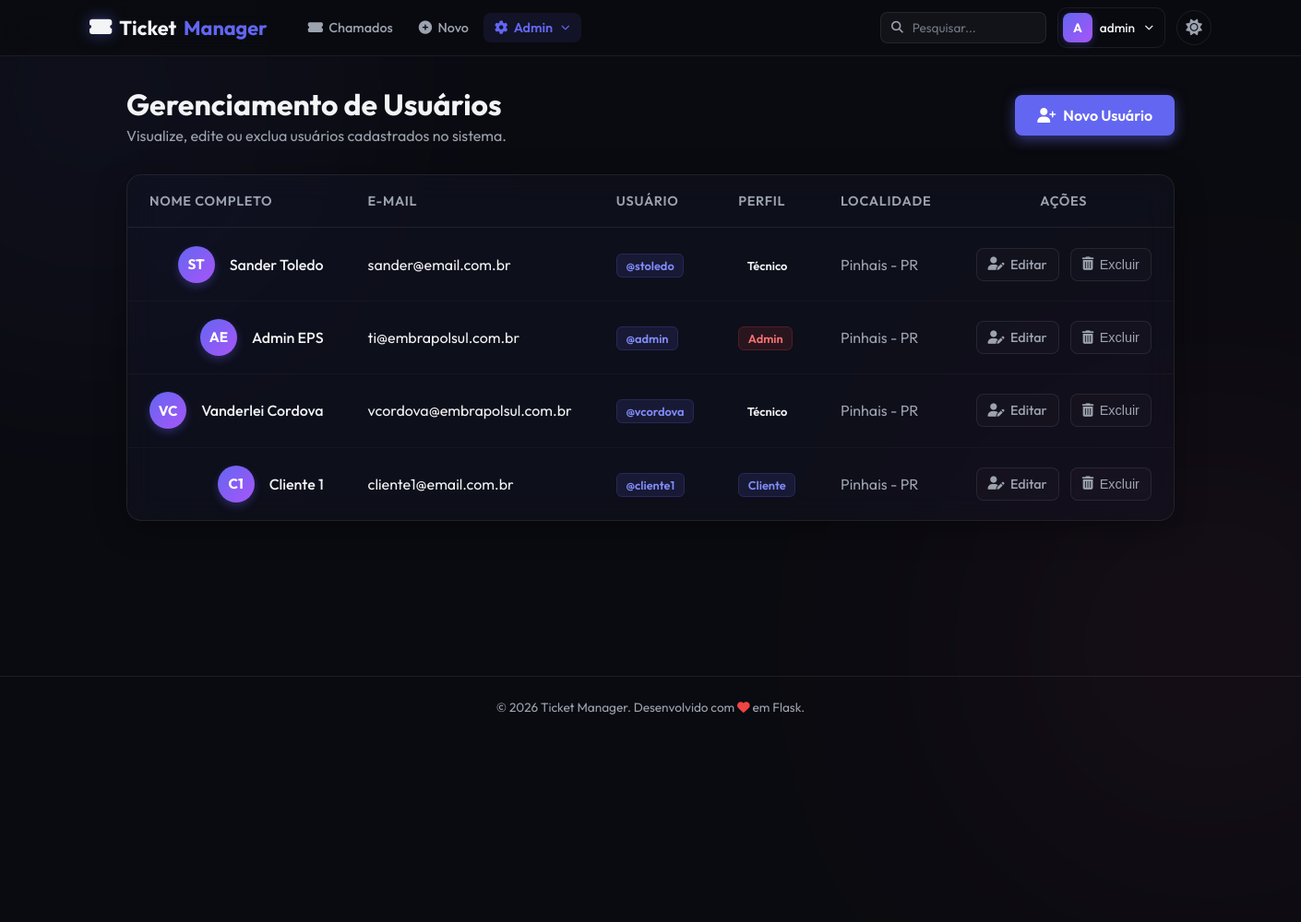
The page /users (signed in) on the database as committed earlier.
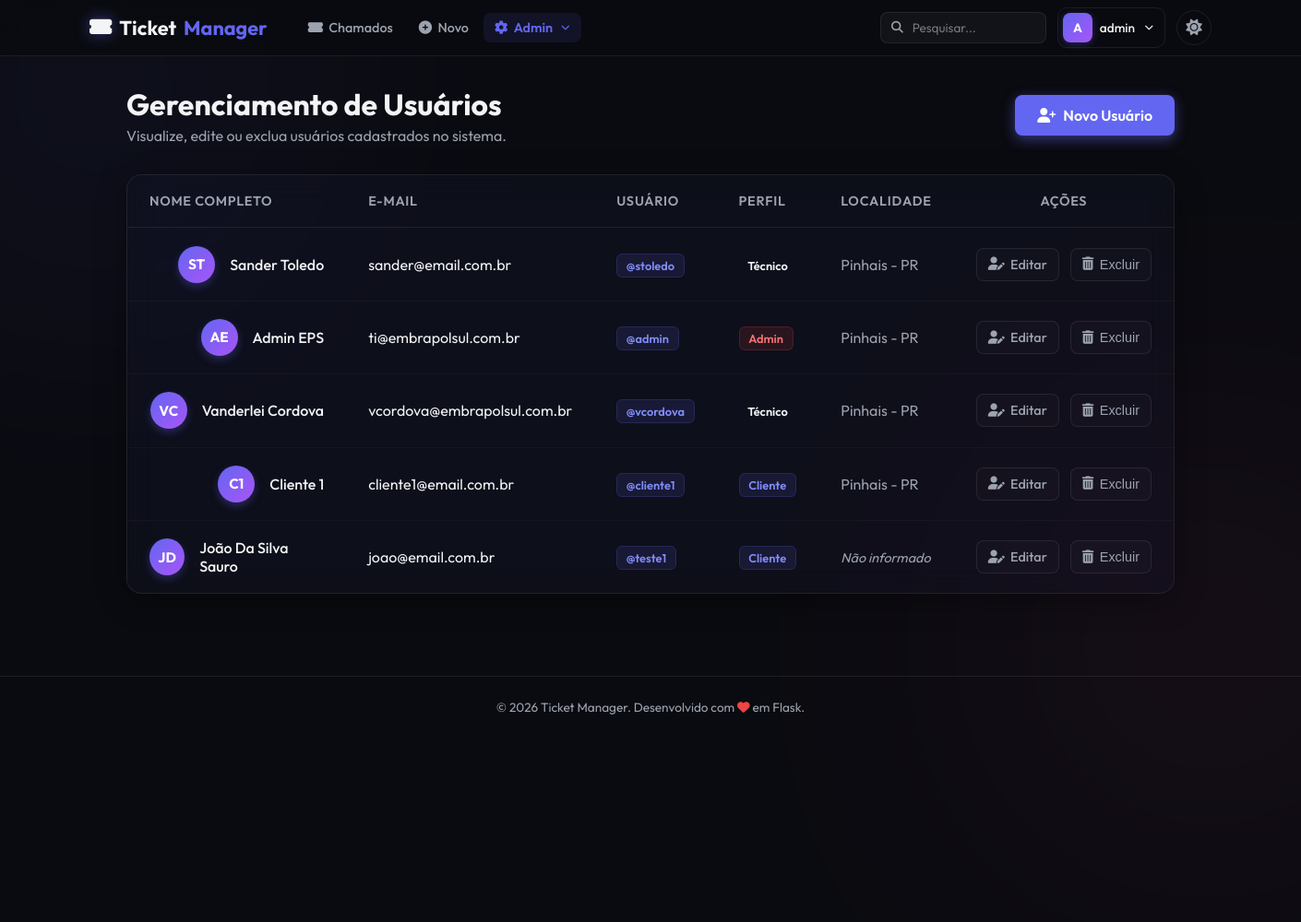
The same page on the database as committed later.
### models.py (models this page shows, shortened)
class Usuario(db.Model):
    __tablename__ = "usuarios"
    id = db.Column(db.Integer, primary_key=True)
    nome = db.Column(db.String(50), nullable=False)
    sobrenome = db.Column(db.String(50), nullable=False)
    email = db.Column(db.String(120), unique=True, nullable=False)
    username = db.Column(db.String(50), unique=True, nullable=False)
    senha = db.Column(db.String(255), nullable=False)
    cidade_id = db.Column(db.Integer, db.ForeignKey("cidades.id"), nullable=True)
    cidade = db.relationship("Cidade", backref=db.backref("usuarios", lazy=True))
    perfis = db.relationship("Perfil", backref="usuario", lazy=True, cascade="all, delete-orphan")
    @property
    def tipo_perfil(self):
        if self.perfis:
            return self.perfis[0].tipo_perfil
        return "Cliente"

class Perfil(db.Model):
    __tablename__ = "perfis"
    id = db.Column(db.Integer, primary_key=True)
    usuario_id = db.Column(db.Integer, db.ForeignKey("usuarios.id"), nullable=False)
    tipo_perfil = db.Column(db.String(50), nullable=False)
    ativo = db.Column(db.Boolean, default=True)

class Cidade(db.Model):
    __tablename__ = "cidades"
    id = db.Column(db.Integer, primary_key=True)
    nome = db.Column(db.String(100), nullable=False, unique=True)
    estado = db.Column(db.String(2), nullable=False)

### app.py (the view)
@app.route('/users')
@admin_required
def list_users():
    return controllers.list_users_controller()

### app.py (called while the page is built)
def admin_required(f):
    @wraps(f)
    def decorated_function(*args, **kwargs):
        if 'user_id' not in session:
            flash('Você precisa fazer login para acessar esta página.', 'danger')
            return redirect(url_for('login'))
        usuario = Usuario.query.get(session['user_id'])
        if not usuario or usuario.tipo_perfil != 'Admin':
            flash('Acesso negado: esta página é restrita para administradores.', 'danger')
            return redirect(url_for('list_tickets'))
        return f(*args, **kwargs)
    return decorated_function

### controllers.py (called while the page is built)
def list_users_controller():
    usuarios = Usuario.query.all()
    return render_template('users.html', usuarios=usuarios)

### templates/users.html (shortened to what this page needs)
{% extends 'base.html' %}
{% block content %}
<div class="container">
    <div class="page-header">
        <div>
            <h1>Gerenciamento de Usuários</h1>
            <p class="subtitle">Visualize, edite ou exclua usuários cadastrados no sistema.</p>
        </div>
        <a href="{{ url_for('register') }}" class="btn-primary">
            <i class="fa-solid fa-user-plus"></i> Novo Usuário
        </a>
    </div>
    <div class="glass-card table-responsive">
        <table class="data-table">
            <thead>
                <tr>
                    <th>Nome Completo</th>
                    <th>E-mail</th>
                    <th>Usuário</th>
                    <th>Perfil</th>
                    <th>Localidade</th>
                    <th class="text-center">Ações</th>
                </tr>
            </thead>
            <tbody>
                {% for usuario in usuarios %}
                    <tr>
                        <td data-label="Nome Completo">
                            <div class="user-info" style="justify-content: flex-end; width: 100%;">
                                <span class="user-avatar">{{ usuario.nome[0] | upper }}{{ usuario.sobrenome[0] | upper }}</span>
                                <span class="user-fullname">{{ usuario.nome }} {{ usuario.sobrenome }}</span>
                            </div>
                        </td>
                        <td data-label="E-mail">{{ usuario.email }}</td>
                        <td data-label="Usuário"><span class="badge badge-username">@{{ usuario.username }}</span></td>
                        <td data-label="Perfil">
                            <span class="badge badge-{{ usuario.tipo_perfil | lower }}">{{ usuario.tipo_perfil }}</span>
                        </td>
                        <td data-label="Localidade">
                            {% if usuario.cidade %}
                                <span style="color: var(--text-secondary);">{{ usuario.cidade.nome }} - {{ usuario.cidade.estado }}</span>
                            {% else %}
                                <span style="color: var(--text-secondary); font-style: italic; font-size: 0.9rem;">Não informado</span>
                            {% endif %}
                        </td>
                        <td data-label="Ações">
                            <div class="action-buttons">
                                <a href="{{ url_for('edit_user', user_id=usuario.id) }}" class="btn-action btn-edit" title="Editar Usuário">
                                    <i class="fa-solid fa-user-pen"></i> Editar
                                </a>
                                <form action="{{ url_for('delete_user', user_id=usuario.id) }}" method="POST" onsubmit="return confirm('Tem certeza que deseja excluir o usuário {{ usuario.nome }}?');" style="display:inline;">
                                    <button type="submit" class="btn-action btn-delete" title="Excluir Usuário">
                                        <i class="fa-solid fa-trash-can"></i> Excluir
                                    </button>
                                </form>
                            </div>
                        </td>
                    </tr>
                {% endfor %}
            </tbody>
        </table>
    </div>
</div>
{% endblock %}

### templates/base.html (shortened to what this page needs)
<!DOCTYPE html>
<html lang="pt-BR" data-theme="dark">
<head>
    <link rel="stylesheet" href="https://cdnjs.cloudflare.com/ajax/libs/font-awesome/6.4.0/css/all.min.css">
    <link rel="stylesheet" href="{{ url_for('static', filename='css/style.css') }}">
</head>
<body>
    <div class="bg-glow bg-glow-1"></div>
    <div class="bg-glow bg-glow-2"></div>
    <header class="app-header">
        <div class="nav-container">
            <div class="nav-left">
                <a href="/" class="brand-logo">
                    <i class="fa-solid fa-ticket-simple text-glow"></i> Ticket<span>Manager</span>
                </a>
                {% if session.get('user_id') %}
                <nav class="nav-menu" id="nav-menu">
                    <a href="{{ url_for('list_tickets') }}" class="nav-link" id="nav-link-tickets">
                        <i class="fa-solid fa-ticket-simple"></i> Chamados
                    </a>
                    <a href="{{ url_for('create_ticket') }}" class="nav-link" id="nav-link-new-ticket">
                        <i class="fa-solid fa-circle-plus"></i> Novo
                    </a>
                    {% if session.get('tipo_perfil') == 'Admin' %}
                    <div class="nav-dropdown" id="nav-dropdown-admin">
                        <button class="nav-link nav-dropdown-toggle" id="admin-dropdown-btn">
                            <i class="fa-solid fa-gear"></i> Admin <i class="fa-solid fa-chevron-down nav-chevron"></i>
                        </button>
                    </div>
                    {% endif %}
                </nav>
                {% endif %}
            </div>
            <div class="nav-right">
                {% if session.get('user_id') %}
                <form class="nav-search-form" action="{{ url_for('search_tickets') }}" method="GET" id="nav-search-form">
                    <div class="nav-search-wrapper">
                        <i class="fa-solid fa-magnifying-glass nav-search-icon"></i>
                        <input type="text" name="q" class="nav-search-input" placeholder="Pesquisar..." autocomplete="off" id="nav-search-input">
                    </div>
                </form>
                <div class="nav-user-area" id="nav-user-area">
                    <button class="nav-user-btn" id="user-menu-btn" title="Menu do usuário">
                        <div class="nav-avatar">
                            {{ session.get('username', '?')[0] | upper }}
                        </div>
                        <span class="nav-username">{{ session.get('username') }}</span>
                        <i class="fa-solid fa-chevron-down nav-chevron"></i>
                    </button>
                </div>
                {% else %}
                <a href="{{ url_for('login') }}" class="nav-link" id="nav-link-login"><i class="fa-solid fa-right-to-bracket"></i> Login</a>
                <a href="{{ url_for('register') }}" class="btn-nav btn-signup" id="nav-link-register"><i class="fa-solid fa-user-plus"></i> Registrar</a>
                {% endif %}
                <button id="theme-toggle" class="theme-toggle-btn" title="Alternar tema">
                    <i class="fa-solid fa-sun"></i>
                </button>
            </div>
        </div>
    </header>
    <main class="main-content">
        {% block content %}{% endblock %}
    </main>
    <footer class="app-footer">
        <p>&copy; 2026 Ticket Manager. Desenvolvido com <i class="fa-solid fa-heart text-danger animate-pulse"></i> em Flask.</p>
    </footer>
</body>
</html>

Rows that differ between the two databases and show on the page:
added Usuario: nome "J", sobrenome "D", nome "João", sobrenome "Da Silva Sauro", email "joao@email.com.br", username "teste1", tipo_perfil "Cliente", shows "Não informado"
